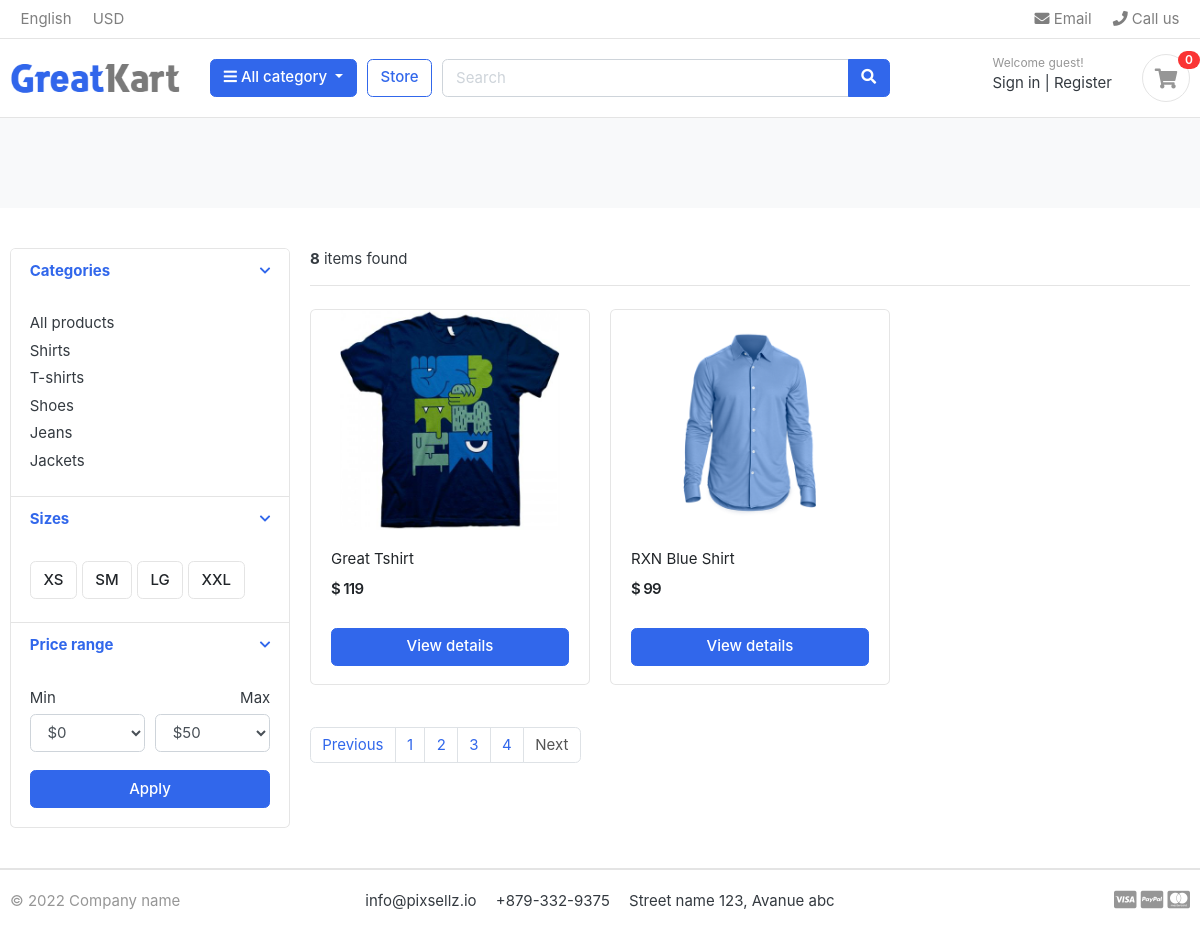
Page /store/?page=4 on the committed database.
### category/models.py (models this page shows, shortened)
class Category(models.Model):
    category_name = models.CharField(max_length=50, unique=True)
    slug = models.SlugField(max_length=100, unique=True)
    description = models.TextField(max_length=255, blank=True)
    cat_image = models.ImageField(upload_to="photos/categories", blank=True)
    class Meta:
        verbose_name = "category"
        verbose_name_plural = "categories"
    def get_url(self):
        return reverse("products_by_category", args=[self.slug])

### store/models.py (models this page shows, shortened)
class Product(models.Model):
    product_name = models.CharField(max_length=200, unique=True)
    slug = models.SlugField(max_length=200, unique=True)
    description = models.TextField(max_length=500, blank=True)
    price = models.IntegerField()
    images = models.ImageField(upload_to='photos/products')
    stock = models.IntegerField()
    is_available = models.BooleanField(default=True)
    category = models.ForeignKey(Category, on_delete=models.CASCADE)
    create_date = models.DateTimeField(auto_now_add=True)
    modified_date = models.DateTimeField(auto_now=True)
    def get_url(self):
        return reverse('product_detail', args=[self.category.slug, self.slug])

### store/views.py (the view)
# urls.py: path('store/', include('store.urls'), name="store"),
def store(request, category_slug=None):
    categories = None
    products = None
    if category_slug != None:
        categories = get_object_or_404(Category, slug=category_slug)
        products = Product.objects.filter(category=categories, is_available=True)
        paginator = Paginator(products, per_page=1)
        page = request.GET.get("page")
        paged_products = paginator.get_page(page)
        product_count = products.count()
    else:
        products = Product.objects.all().filter(is_available=True).order_by("id")
        paginator = Paginator(products, per_page=2)
        page = request.GET.get("page")
        paged_products = paginator.get_page(page)
        product_count = products.count()
    context = {
        "products": paged_products,
        "product_count": product_count,
    }
    return render(request, "store/store.html", context)

### carts/context_processors.py (called while the page is built)
def counter_cart(request):
    cart_count = 0
    if 'admin' in request.path:
        return {}
    else:
        try:
            cart = Cart.objects.filter(cart_id=_cart_id(request))
            if request.user.is_authenticated:
                cart_items = CartItem.objects.all().filter(user=request.user)
            else:
                cart_items = CartItem.objects.all().filter(cart=cart[:1])
            for cart_item in cart_items:
                cart_count = cart_count + cart_item.quantity
        except Cart.DoesNotExist:
            cart_count = 0
    return dict(cart_count=cart_count)

### carts/views.py (called while the page is built)
def _cart_id(request):
    cart = request.session.session_key
    if not cart:
        cart = request.session.create()
    return cart

### category/context_processors.py (called while the page is built)
def menu_links(request):
    links = Category.objects.all()
    return dict(links=links)

### templates/store/store.html (shortened to what this page needs)
{% extends "base.html" %}
{% load static %}
{% block content %}
    <section class="section-pagetop bg">
    </section>
    <section class="section-content padding-y">
<div class="container">
<div class="row">
	<aside class="col-md-3">
<div class="card">
	<article class="filter-group">
		<header class="card-header">
			<a href="#" data-toggle="collapse" data-target="#collapse_1" aria-expanded="true" class="">
				<i class="icon-control fa fa-chevron-down"></i>
				<h6 class="title">Categories</h6>
			</a>
		</header>
		<div class="filter-content collapse show" id="collapse_1" style="">
			<div class="card-body">
				<ul class="list-menu">
                    <li><a href="{% url "store" %}">All products</a></li>
                    {% for category in links %}
				<li><a href="{{ category.get_url }}">{{ category.category_name }}</a></li>
                    {% endfor %}
				</ul>
			</div>
		</div>
	</article>
	<article class="filter-group">
		<header class="card-header">
			<a href="#" data-toggle="collapse" data-target="#collapse_4" aria-expanded="true" class="">
				<i class="icon-control fa fa-chevron-down"></i>
				<h6 class="title">Sizes </h6>
			</a>
		</header>
		<div class="filter-content collapse show" id="collapse_4" style="">
			<div class="card-body">
			  <label class="checkbox-btn">
			    <span class="btn btn-light"> XS </span>
			  </label>
			  <label class="checkbox-btn">
			    <span class="btn btn-light"> SM </span>
			  </label>
			  <label class="checkbox-btn">
			    <span class="btn btn-light"> LG </span>
			  </label>
			  <label class="checkbox-btn">
			    <span class="btn btn-light"> XXL </span>
			  </label>
		</div>
		</div>
	</article>
	<article class="filter-group">
		<header class="card-header">
			<a href="#" data-toggle="collapse" data-target="#collapse_3" aria-expanded="true" class="">
				<i class="icon-control fa fa-chevron-down"></i>
				<h6 class="title">Price range </h6>
			</a>
		</header>
		<div class="filter-content collapse show" id="collapse_3" style="">
			<div class="card-body">
				<div class="form-row">
				<div class="form-group col-md-6">
				  <label>Min</label>
				  	<select class="mr-2 form-control">
						<option value="0">$0</option>
					</select>
				</div>
				<div class="form-group text-right col-md-6">
				  <label>Max</label>
				  	<select class="mr-2 form-control">
						<option value="50">$50</option>
					</select>
				</div>
				</div>
				<button class="btn btn-block btn-primary">Apply</button>
			</div>
		</div>
	</article>
</div>
	</aside>
	<main class="col-md-9">
<header class="border-bottom mb-4 pb-3">
		<div class="form-inline">
                <span class="mr-md-auto"><b>{{ product_count }}</b> items found</span>
		</div>
</header>
<div class="row">
{% if products %}
    {% for product in products %}
	<div class="col-md-4">
		<figure class="card card-product-grid">
			<div class="img-wrap">
                <a href="{{ product.get_url }} "><img src="{{ product.images.url }}"></a>
			</div>
			<figcaption class="info-wrap">
				<div class="fix-height">
					<a href="{{ product.get_url }}" class="title">{{ product.product_name }}</a>
					<div class="price-wrap mt-2">
						<span class="price">$ {{ product.price }}</span>
					</div>
				</div>
                    <a href="{{ product.get_url }}" class="btn btn-block btn-primary">View details </a>
			</figcaption>
		</figure>
	</div>
    {% endfor %}
{% else %}
    <div>
        <h2 class="text-primary">We could not find any products matching your criteria!<br>
        Please try again.
        </h2>
    </div>
{% endif %}
</div>
<nav class="mt-4" aria-label="Page navigation sample">
    {% if products.has_other_pages %}
      <ul class="pagination">
            {% if products.has_previous %}
                <li class="page-item"><a class="page-link" href="?page={{ products.previous_page_number }}">Previous</a></li>
            {% else %}
                 <li class="page-item disabled"><a class="page-link" href="#">Previous</a></li>
            {% endif %}
          {% for i in products.paginator.page_range %}
              {% if product.number == i %}
                    <li class="page-item active"><a class="page-link" href="#">{{ i }}</a></li>
              {% else %}
                  <li class="page-item"><a class="page-link" href="?page={{ i }}">{{ i }}</a></li>
              {% endif %}
          {% endfor %}
            {% if products.has_next %}
                    <li class="page-item"><a class="page-link" href="?page={{ products.next_page_number }}">Next</a></li>
            {% else %}
                     <li class="page-item disabled"><a class="page-link" href="#">Next</a></li>
            {% endif %}
      </ul>
    {% endif %}
</nav>
	</main>
</div>
</div>
</section>
{% endblock %}

### static/css/ui.css (style rules this page uses)
html { font-family: "Inter", sans-serif; font-size: 15px; }
.img-wrap { text-align: center; display: block; }
.img-wrap img { max-width: 100%; }
.price-wrap { letter-spacing: -0.7px; }
.padding-y { padding-top: 40px; padding-bottom: 40px; }
figure { margin-bottom: 0; }
article:after, .form-group:after { display: block; clear: both; content: ""; }
.bg { background-color: #f8f9fa; }
.btn-light { background-color: #fff; border-color: #e4e4e4; }
[class*=list-] li:after { visibility: hidden; display: block; content: ""; overflow: hidden; height: 0; clear: both; }
.list-menu { list-style: none; margin: 0; padding-left: 0; }
.list-menu li { margin-bottom: 5px; }
.list-menu a { color: #343a40; }
[class*=card-product] a.title { color: #212529; display: block; }
[class*=card-product] .img-wrap { overflow: hidden; position: relative; }
[class*=card-product] .img-wrap img { height: 100%; max-width: 100%; width: auto; display: inline-block; -o-object-fit: cover; object-fit: cover; }
.card-product-grid { margin-bottom: 20px; }
.card-product-grid .img-wrap { border-radius: 0.2rem 0.2rem 0 0; height: 220px; }
.card-product-grid .info-wrap { overflow: hidden; padding: 18px 20px; }
.card-product-grid .fix-height { height: 80px; overflow: hidden; }
.card .img-wrap { overflow: hidden; }
.price { font-weight: 600; color: #212529; }
.icon-control { margin-top: 5px; float: right; font-size: 80%; }
.card-header .title { margin-bottom: 0; line-height: 1.5; }
.filter-group { border-bottom: 1px solid #e4e4e4; }
.filter-group .card-header { border-bottom: 0; }
.filter-group:last-child { border-bottom: 0; }
.checkbox-btn { position: relative; }
.section-pagetop { padding: 45px 0; }

### rows in the picture
Category: category_name "Shirts"
Category: category_name "T-shirts"
Category: category_name "Shoes"
Category: category_name "Jeans"
Category: category_name "Jackets"
Product: images (picture), product_name "Great Tshirt", price "119"
Product: images (picture), product_name "RXN Blue Shirt", price "99"

### other values in the picture
{{ cart_count }} "0"
{{ product_count }} "8"
{{ i }} "1" "2" "3" "4"
